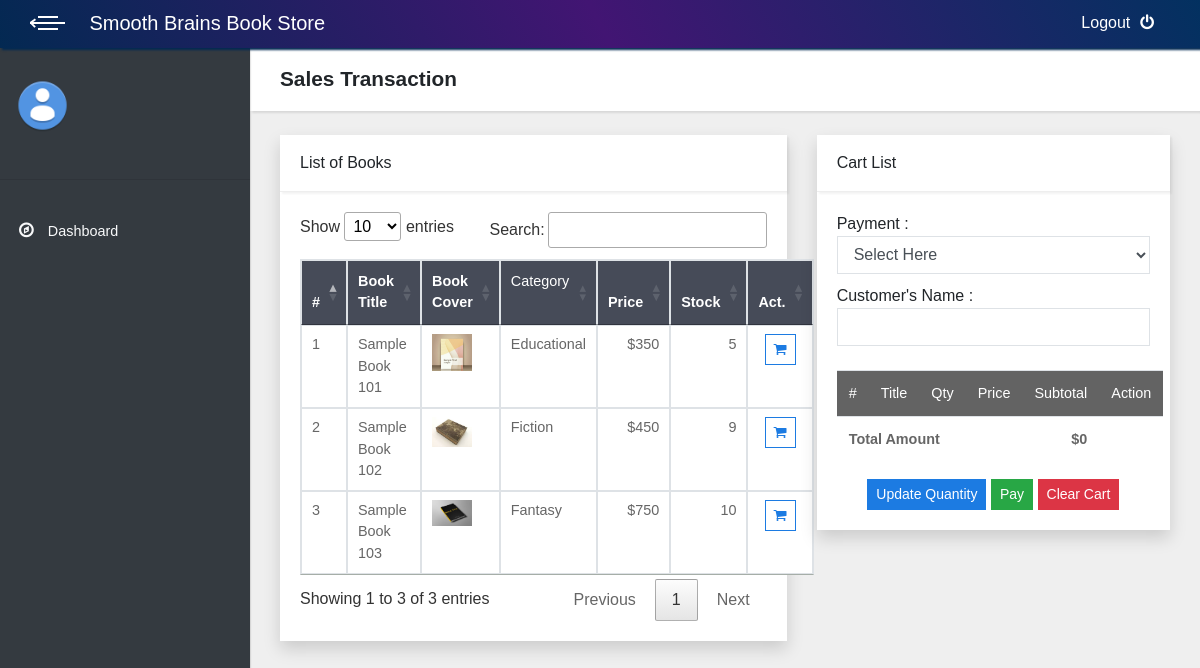
Page /index.php/transaction on the committed database.
### tables this page shows
CREATE TABLE `book` (
  `book_code` int(11) NOT NULL,
  `book_title` varchar(100) NOT NULL,
  `year` int(11) NOT NULL,
  `category_code` int(11) NOT NULL,
  `price` int(25) NOT NULL,
  `book_img` varchar(100) NOT NULL,
  `publisher` varchar(100) NOT NULL,
  `writer` varchar(100) NOT NULL,
  `stock` int(11) NOT NULL
);

CREATE TABLE `book_category` (
  `category_code` int(11) NOT NULL,
  `category_name` varchar(100) NOT NULL
);

### application/controllers/Transaction.php (called while the page is built, shortened)
<?php
class Transaction extends CI_Controller {
		public function __construct()
		{
			$this->load->model('m_transaction','trans');
			$this->load->model('m_book','book');
		}
	public function index()
	{
		$data['transaction']=$this->trans->tm_transaction();
		$data['get_book']=$this->book->get_book();
		$data['content']="v_transaction";
		$this->load->view('template', $data, FALSE);
	}
}

### index.php (called while the page is built, shortened)
<?php
require_once BASEPATH.'core/CodeIgniter.php';

### application/models/M_book.php (called while the page is built, shortened)
<?php
class M_book extends CI_Model {
	public function get_book()
	{
		$tm_book=$this->db->join('book_category','book_category.category_code=book.category_code')
		->get('book')->result();
		return $tm_book;
	}
}

### application/views/v_transaction.php (the view, shortened to what this page needs)
<header class="page-header">
  <div class="container-fluid">
    <h2 class="no-margin-bottom">Sales Transaction</h2>
  </div>
</header>
<br>
<div class="container-fluid">
	<div class="row">
		<div class="col-md-7">
			<div class="card rouded-0 shadow">
				<div class="card-header">
					<div class="card-title mb-0">List of Books</div>
				</div>
				<div class="card-body">
					<table class="table table-hover table-bordered" id="example" style="background-color: #eef9f0;">
						<thead style="background-color: #464b58; color:white;">
							<tr>
								<th>#</th>
								<th>Book Title</th>
								<th>Book Cover</th>
								<td>Category</td>
								<th>Price</th>
								<th>Stock</th>
								<th>Act.</th>
							</tr>
						</thead>
						<tbody style="background-color: white;">
							<?php $no=0; foreach ($get_book as $book): $no++; ?>
								<tr>
									<td><?=$no?></td>
									<td><?=$book->book_title?></td>
									<td><img src="<?=base_url('assets/gambar/'.$book->book_img)?>" style="width:40px"></td>
									<td><?=$book->category_name?></td>
									<td class="text-right">$<?=$book->price?></td>
									<td class="text-right"><?=$book->stock?></td>
									<td class="text-center"><a href="<?=base_url('index.php/transaction/addcart/'.$book->book_code)?>"><button class="btn btn-outline-primary rounded-0 btn-sm"><span class="fa fa-shopping-cart" aria-hidden="true"></span></button></a></td>
								</tr>
							<?php endforeach ?>
						</tbody>
					</table>
				</div>
			</div>
		</div>
		<div class="col-md-5">
			<div class="card rounded-0 shadow">
				<div class="card-header">
					<div class="card-title mb-0">Cart List</div>
				</div>
				<div class="card-body">
					<form action="<?=base_url('index.php/transaction/save')?>" method="post">
						Payment : <select name="user_code" class="form-control">
						<option disabled selected>Select Here</option>
						</select>
						Customer's Name : <input type="text" name="buyer_name" class="form-control"><br>
						<table class="table table-hover" id="example" style="background-color: white;">
						<thead style="background-color:#636363; color:white;">
						<tr>
							<td>#</td>
							<td>Title</td>
							<td>Qty</td>
							<td>Price</td>
							<td>Subtotal</td>
							<td>Action</td>
						</tr>
						</thead>
							<th colspan="4">Total Amount</th>
							<th class="text-right">$<?=number_format($this->cart->total())?></th>
							<th></th>
						</table>
						<div class="text-center">
						<input type="submit" name="update" value="Update Quantity" class="btn btn-primary rounded-0 btn-sm">
						<input type="submit" name="pay" onclick="return confirm('Are you sure?')" class="btn btn-success rounded-0 btn-sm" value="Pay">
						<a class="btn btn-danger rounded-0 btn-sm" href="<?=base_url('index.php/transaction/clearcart')?>">Clear Cart</a>
						</div>
					</form>
				</div>
			</div>
		</div>
	</div>
</div>

### assets/css/style.default.css (style rules this page uses)
body { overflow-x: hidden; }
a, i, span { display: inline-block; text-decoration: none; -webkit-transition: all 0.3s; transition: all 0.3s; }
.container-fluid { padding: 0 30px; }
header.page-header { padding: 20px 0; }
table { font-size: 0.9em; color: #666; }
.page-header { background: #fff; padding: 20px; -webkit-box-shadow: 2px 2px 2px rgba(0, 0, 0, 0.1); box-shadow: 2px 2px 2px rgba(0, 0, 0, 0.1); position: relative; z-index: 8; }
button, input { outline: none !important; }
.card { margin-bottom: 30px; -webkit-box-shadow: 2px 2px 2px rgba(0, 0, 0, 0.1), -1px 0 2px rgba(0, 0, 0, 0.05); box-shadow: 2px 2px 2px rgba(0, 0, 0, 0.1), -1px 0 2px rgba(0, 0, 0, 0.05); }
.card-header { -webkit-box-shadow: 2px 2px 2px rgba(0, 0, 0, 0.05); box-shadow: 2px 2px 2px rgba(0, 0, 0, 0.05); }
.no-margin-bottom { margin-bottom: 0 !important; }
.form-control { border: 1px solid #dee2e6; border-radius: 0; padding: 0.375rem 0.75rem; }
button, input[type="submit"] { cursor: pointer; font-family: inherit; font-weight: 300 !important; }
select { margin-bottom: 10px; }
select option { color: #999; }
.btn { font-weight: 400; padding: 0.375rem 0.75rem; font-size: 1rem; line-height: 1.5; border-radius: 0.25rem; -webkit-transition: background-color 0.15s ease-in-out, border-color 0.15s ease-in-out, -webkit-box-shadow 0.15s ease-in-out; transition: background-color 0.15s ease-in-out, border-color 0.15s ease-in-out, -webkit-box-shadow 0.15s ease-in-out; transition: background-color 0.15s ease-in-out, border-color 0.15s ease-in-out, box-shadow 0.15s ease-in-out; transition: background-color 0.15s ease-in-out, border-color 0.15s ease-in-out, box-shadow 0.15s ease-in-out, -webkit-box-shadow 0.15s ease-in-out; border-radius: 500px; border: gray 1px solid; padding: 10px 25px; transition: all 0.1s; }
.btn-primary { color: color-yiq(#1c7be2); background-color: #1c7be2; border-color: #1c7be2; }
.btn-success { color: color-yiq(#28a745); background-color: #28a745; border-color: #28a745; }
.btn-danger { color: color-yiq(#dc3545); background-color: #dc3545; border-color: #dc3545; }
.btn-outline-primary { color: #1c7be2; background-color: transparent; background-image: none; border-color: #1c7be2; }
.btn-sm { padding: 0.25rem 0.5rem; font-size: 0.875rem; line-height: 1.5; border-radius: 0.2rem; }
body { font-family: "Poppins", sans-serif; font-size: 1rem; font-weight: 400; line-height: 1.5; color: #212529; background-color: #fff; }
a { color: #1c7be2; text-decoration: none; }
h1, h2, h3, h4, h5, h6, .h1, .h2, .h3, .h4, .h5, .h6 { margin-bottom: 0.5rem; font-family: inherit; font-weight: 700; line-height: 1.1; color: inherit; }
h2, .h2 { font-size: 1.3rem; }
.card { background-color: #fff; border: 0 solid #eee; border-radius: 0; }
.card-body { padding: 1.25rem; }
.card-title { margin-bottom: 1rem; }
.card-header { padding: 1rem 1.25rem; background-color: #fff; border-bottom: 1px solid #eee; }
.card-header:first-child { border-radius: 0 0 0 0; }

### rows in the picture
book: book_title "Sample Book 101", book_img (picture), category_code.category_name "Educational", price "350", stock "5"
book: book_title "Sample Book 102", book_img (picture), category_code.category_name "Fiction", price "450", stock "9"
book: book_title "Sample Book 103", book_img (picture), category_code.category_name "Fantasy", price "750", stock "10"

### other values in the picture
$this->cart->total() "0"
